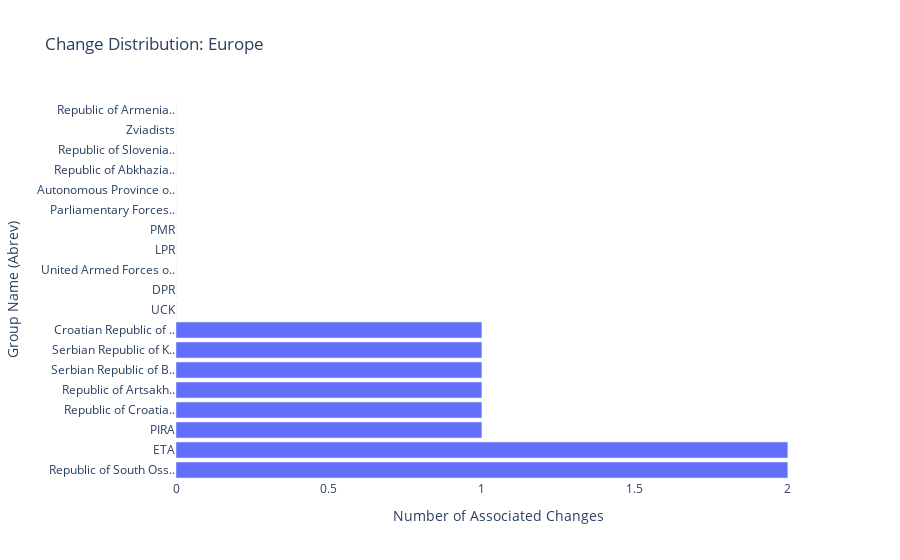

Here is the notebook cell this chart was saved with:
### Markdown cell above
## Europe

### Code cell
df_euro = region_changes.query('region in ["Europe"]').sort_values(by="numchanges", ascending = False)

fig_euro = px.bar(df_euro, #sort values in df
              y="label",
             x = "numchanges",
              hover_name="ucdp_name",
            labels={"label": "Group Name (Abrev)",
                     "numchanges": "Number of Associated Changes",
                     "ucdp_name": "Group Name"},
                title="Change Distribution: Europe")
fig_euro.update_layout(plot_bgcolor='white')
fig_euro.show()

### Figure 1 — Plotly figure (JSON) as saved in the notebook; plotly's stock layout.template omitted (floating-point values rounded to 4 significant figures)
{"data": [{"alignmentgroup": "True", "hovertemplate": "<b>%{hovertext}</b><br><br>Number of Associated Changes=%{x}<br>Group Name (Abrev)=%{y}<extra></extra>", "hovertext": ["Republic of South Ossetia", "ETA", "PIRA", "Republic of Croatia", "Republic of Artsakh", "Serbian Republic of Bosnia-Herzegovina", "Serbian Republic of Krajina", "Croatian Republic of Bosnia-Herzegovina", "UCK", "DPR", "United Armed Forces of Novorossiya", "DPR", "LPR", "UCK", "PMR", "Parliamentary Forces", "Autonomous Province of Western Bosnia", "Republic of Abkhazia", "Republic of Slovenia", "Zviadists", "Republic of Armenia", "LPR"], "legendgroup": "", "marker": {"color": "#636efa", "pattern": {"shape": ""}}, "name": "", "offsetgroup": "", "orientation": "h", "showlegend": false, "textposition": "auto", "type": "bar", "x": [2, 2, 1, 1, 1, 1, 1, 1, 0, 0, 0, 0, 0, 0, 0, 0, 0, 0, 0, 0, 0, 0], "xaxis": "x", "y": ["Republic of South Oss..", "ETA", "PIRA", "Republic of Croatia..", "Republic of Artsakh..", "Serbian Republic of B..", "Serbian Republic of K..", "Croatian Republic of ..", "UCK", "DPR", "United Armed Forces o..", "DPR", "LPR", "UCK", "PMR", "Parliamentary Forces..", "Autonomous Province o..", "Republic of Abkhazia..", "Republic of Slovenia..", "Zviadists", "Republic of Armenia..", "LPR"], "yaxis": "y"}], "layout": {"barmode": "relative", "legend": {"tracegroupgap": 0}, "plot_bgcolor": "white", "title": {"text": "Change Distribution: Europe"}, "xaxis": {"anchor": "y", "domain": [0, 1], "title": {"text": "Number of Associated Changes"}}, "yaxis": {"anchor": "x", "domain": [0, 1], "title": {"text": "Group Name (Abrev)"}}}}
